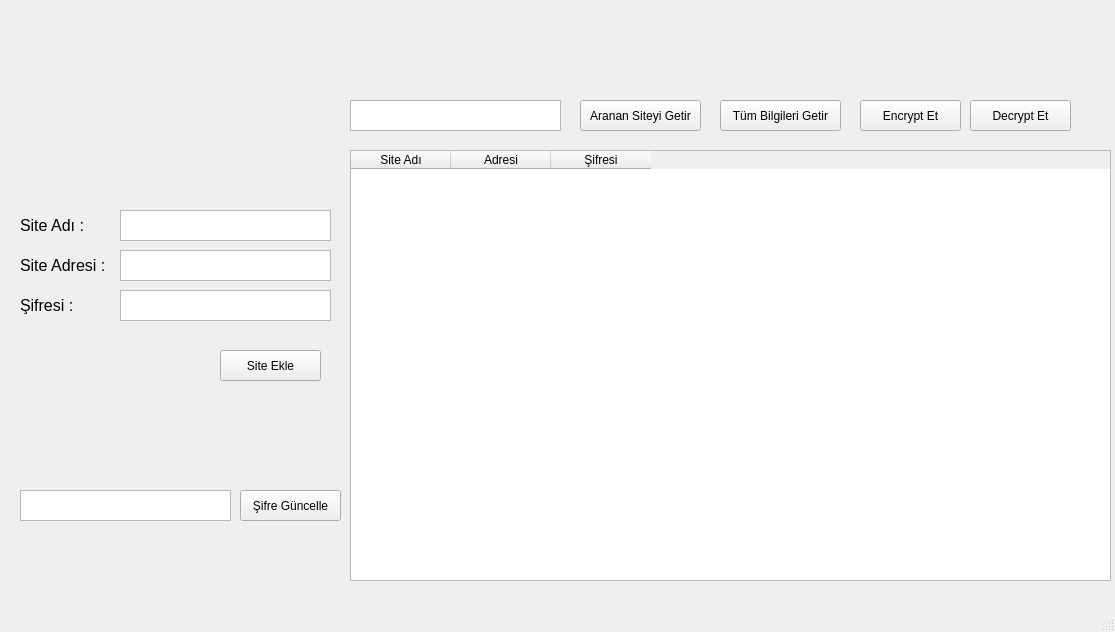
<?xml version="1.0" encoding="UTF-8"?>
<ui version="4.0">
 <class>MainWindow</class>
 <widget class="QMainWindow" name="MainWindow">
  <property name="geometry">
   <rect>
    <x>0</x>
    <y>0</y>
    <width>1115</width>
    <height>632</height>
   </rect>
  </property>
  <property name="windowTitle">
   <string>MainWindow</string>
  </property>
  <widget class="QWidget" name="centralwidget">
   <widget class="QTableWidget" name="tableWidget">
    <property name="geometry">
     <rect>
      <x>350</x>
      <y>150</y>
      <width>761</width>
      <height>431</height>
     </rect>
    </property>
    <property name="columnCount">
     <number>3</number>
    </property>
    <column>
     <property name="text">
      <string>Site Adı</string>
     </property>
    </column>
    <column>
     <property name="text">
      <string>Adresi</string>
     </property>
    </column>
    <column>
     <property name="text">
      <string>Şifresi</string>
     </property>
    </column>
   </widget>
   <widget class="QPushButton" name="btn_load">
    <property name="geometry">
     <rect>
      <x>720</x>
      <y>100</y>
      <width>121</width>
      <height>31</height>
     </rect>
    </property>
    <property name="text">
     <string>Tüm Bilgileri Getir</string>
    </property>
   </widget>
   <widget class="QPushButton" name="pushButton">
    <property name="geometry">
     <rect>
      <x>220</x>
      <y>350</y>
      <width>101</width>
      <height>31</height>
     </rect>
    </property>
    <property name="text">
     <string>Site Ekle</string>
    </property>
   </widget>
   <widget class="QTextEdit" name="ad">
    <property name="geometry">
     <rect>
      <x>120</x>
      <y>210</y>
      <width>211</width>
      <height>31</height>
     </rect>
    </property>
   </widget>
   <widget class="QLabel" name="label">
    <property name="geometry">
     <rect>
      <x>20</x>
      <y>210</y>
      <width>111</width>
      <height>31</height>
     </rect>
    </property>
    <property name="text">
     <string>&lt;html&gt;&lt;head/&gt;&lt;body&gt;&lt;p&gt;&lt;span style=&quot; font-size:12pt;&quot;&gt;Site Adı :&lt;/span&gt;&lt;/p&gt;&lt;/body&gt;&lt;/html&gt;</string>
    </property>
   </widget>
   <widget class="QTextEdit" name="adres">
    <property name="geometry">
     <rect>
      <x>120</x>
      <y>250</y>
      <width>211</width>
      <height>31</height>
     </rect>
    </property>
   </widget>
   <widget class="QLabel" name="label_2">
    <property name="geometry">
     <rect>
      <x>20</x>
      <y>250</y>
      <width>111</width>
      <height>31</height>
     </rect>
    </property>
    <property name="text">
     <string>&lt;html&gt;&lt;head/&gt;&lt;body&gt;&lt;p&gt;&lt;span style=&quot; font-size:12pt;&quot;&gt;Site Adresi :&lt;/span&gt;&lt;/p&gt;&lt;/body&gt;&lt;/html&gt;</string>
    </property>
   </widget>
   <widget class="QTextEdit" name="sifre">
    <property name="geometry">
     <rect>
      <x>120</x>
      <y>290</y>
      <width>211</width>
      <height>31</height>
     </rect>
    </property>
   </widget>
   <widget class="QLabel" name="label_3">
    <property name="geometry">
     <rect>
      <x>20</x>
      <y>290</y>
      <width>111</width>
      <height>31</height>
     </rect>
    </property>
    <property name="text">
     <string>&lt;html&gt;&lt;head/&gt;&lt;body&gt;&lt;p&gt;&lt;span style=&quot; font-size:12pt;&quot;&gt;Şifresi : &lt;/span&gt;&lt;/p&gt;&lt;/body&gt;&lt;/html&gt;</string>
    </property>
   </widget>
   <widget class="QTextEdit" name="aranan">
    <property name="geometry">
     <rect>
      <x>350</x>
      <y>100</y>
      <width>211</width>
      <height>31</height>
     </rect>
    </property>
   </widget>
   <widget class="QPushButton" name="btn_load_2">
    <property name="geometry">
     <rect>
      <x>580</x>
      <y>100</y>
      <width>121</width>
      <height>31</height>
     </rect>
    </property>
    <property name="text">
     <string>Aranan Siteyi Getir</string>
    </property>
   </widget>
   <widget class="QPushButton" name="encryptButton">
    <property name="geometry">
     <rect>
      <x>860</x>
      <y>100</y>
      <width>101</width>
      <height>31</height>
     </rect>
    </property>
    <property name="text">
     <string>Encrypt Et</string>
    </property>
   </widget>
   <widget class="QPushButton" name="decryptButton">
    <property name="geometry">
     <rect>
      <x>970</x>
      <y>100</y>
      <width>101</width>
      <height>31</height>
     </rect>
    </property>
    <property name="text">
     <string>Decrypt Et</string>
    </property>
   </widget>
   <widget class="QTextEdit" name="guncelSifre">
    <property name="geometry">
     <rect>
      <x>20</x>
      <y>490</y>
      <width>211</width>
      <height>31</height>
     </rect>
    </property>
   </widget>
   <widget class="QPushButton" name="sifreGuncelleButton">
    <property name="geometry">
     <rect>
      <x>240</x>
      <y>490</y>
      <width>101</width>
      <height>31</height>
     </rect>
    </property>
    <property name="text">
     <string>Şifre Güncelle</string>
    </property>
   </widget>
  </widget>
  <widget class="QStatusBar" name="statusbar"/>
 </widget>
 <tabstops>
  <tabstop>tableWidget</tabstop>
  <tabstop>btn_load</tabstop>
 </tabstops>
 <resources/>
 <connections/>
</ui>
